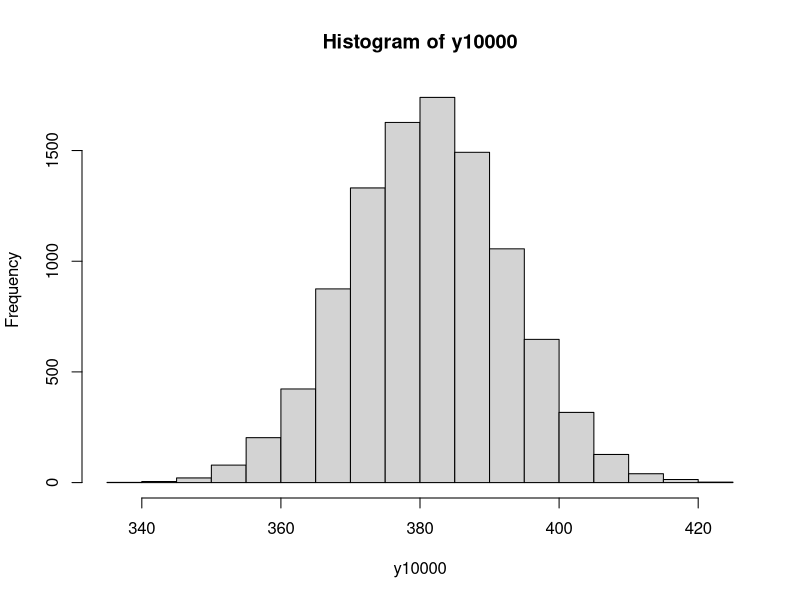
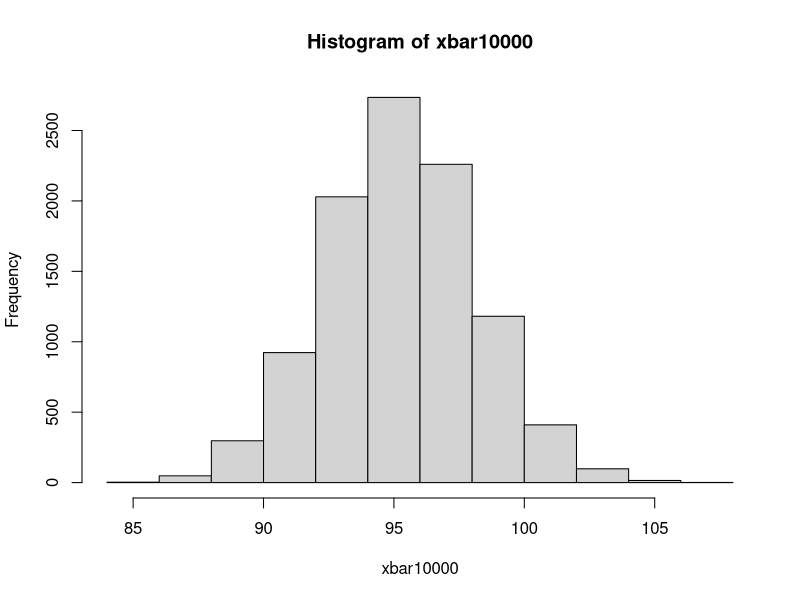

Write the R code that produced these figures, in order.
#población
mu = 95.3
sigma <- 5.7

#curve(dnorm(x, mean = mu, sd =sigma), xlim=c(80, 120))

#set.seed(123)
#muestra aleatoria de tamaño 4
#rnorm(4, mu, sigma)      

#(a)
####
y <- function(i)sum(rnorm(4, mu, sigma))
y(1)              
y10000 <- sapply(1:10000, y)
hist(y10000)
mean(y10000)
####
4*mu

#(b)
4*sigma^2
###
var(y10000)
###

#(c)
1- pnorm(103, mu, sigma)

#(d) n=4
###
xbar <- function(i)(mean(rnorm(4,mu, sigma)))
xbar10000 <- sapply(1:10000, xbar)
hist(xbar10000)
mean(xbar10000<98)
###

pnorm(98, mu, sigma/sqrt(4))


#(e)

1-pchisq((100-1)*32/sigma^2,100-1)
